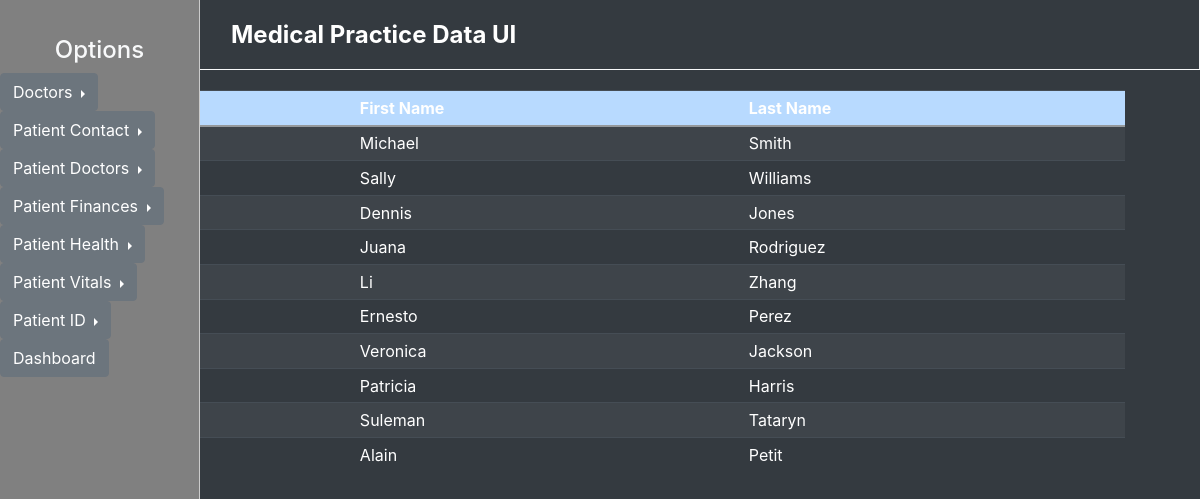
Screenshot of /webapp/doctors/ with the database file from the repository.
### medical_practice/web_app/models.py (models this page shows)
class Doctors(models.Model):
    doctor_id = models.AutoField(primary_key=True, blank=False, null=False)
    first_name = models.CharField(blank=False, null=True, max_length=255)
    last_name = models.CharField(blank=False, null=True, max_length=255)
    class Meta:
        managed = False
        db_table = 'doctors'

### medical_practice/web_app/views.py (the view)
# urls.py: path('doctors/', views.doctors_list_view, name='doctors-list'),
def doctors_list_view(request):
    context ={}
    context["dataset"] = Doctors.objects.all()[:30]
    return render(request, "doctors_list_view.html", context)

### medical_practice/web_app/templates/doctors_list_view.html (shortened to what this page needs)
{% extends 'base.html' %}
{% block content %}
<div class="d-flex justify-content-center">
    <table class="table table-sm table-striped table-dark mx-auto">
        <tr class="table-primary">
            <th>Doctor ID</th>
            <th>First Name</th>
            <th>Last Name</th>
        </tr>
        <tbody>
            {% for data in dataset %}
            <tr>
                <td>{{ data.doctor_id }}</td>
                <td>{{ data.first_name }}</td>
                <td>{{ data.last_name }}</td>
            </tr>
            {% endfor %}
        </tbody>
    </table>
</div>
{% endblock %}

### medical_practice/web_app/templates/base.html (shortened to what this page needs)
<!DOCTYPE html>
<html lang="en">
  <head>
    <link rel="stylesheet" href="https://maxcdn.bootstrapcdn.com/bootstrap/4.5.2/css/bootstrap.min.css">
  </head>
  <body class="bg-dark text-light">
    <div class="header">
      <div class="options">
        <h4 class="text-center mt-3">Options</h4>
        <ul class="nav flex-column">
          <li class="nav-item">
           <div class="btn-group dropright">
              <button class="btn btn-secondary dropdown-toggle" type="button" id="DoctorMenuButton"  data-offset="50,0" aria-haspopup="true" aria-expanded="false"> Doctors </button>
            </div>
          </li>
          <li class="nav-item">
           <div class="btn-group dropright">
              <button class="btn btn-secondary dropdown-toggle" type="button" id="PCMenuButton"  data-offset="50,0" aria-haspopup="true" aria-expanded="false"> Patient Contact </button>
            </div>
          </li>
          <li class="nav-item">
           <div class="btn-group dropright">
              <button class="btn btn-secondary dropdown-toggle" type="button" id="PDMenuButton"  data-offset="50,0" aria-haspopup="true" aria-expanded="false"> Patient Doctors </button>
            </div>
          </li>
          <li class="nav-item">
           <div class="btn-group dropright">
              <button class="btn btn-secondary dropdown-toggle" type="button" id="PFMenuButton"  data-offset="50,0" aria-haspopup="true" aria-expanded="false"> Patient Finances </button>
            </div>
          </li>
          <li class="nav-item">
           <div class="btn-group dropright">
              <button class="btn btn-secondary dropdown-toggle" type="button" id="PHMenuButton" data-offset="50,0" aria-haspopup="true" aria-expanded="false"> Patient Health </button>
            </div>
          </li>
          <li class="nav-item">
            <div class="btn-group dropright">
              <button class="btn btn-secondary dropdown-toggle" type="button" id="PVMenuButton"  data-offset="50,0" data-boundary="window" aria-haspopup="true" aria-expanded="false"> Patient Vitals </button>
            </div>
          </li>
          <li class="nav-item">
           <div class="btn-group dropright">
              <button class="btn btn-secondary dropdown-toggle" type="button" id="PIDMenuButton"  data-offset="50,0" aria-haspopup="true" aria-expanded="false"> Patient ID </button>
            </div>
          </li>
          <li class="nav-item">
          <button class="btn btn-secondary" type="button" href="#">
          Dashboard
          </button>
        </ul>
      </div>
      <nav class="navbar">
        <div class="container-fluid">
          <a class="navbar-brand header-text" href={% url 'home' %}>Medical Practice Data UI</a>
        </div>
      </nav>
    </div>
    <div class="container content"> {% block content %} {% endblock %} </div>
  </body>
</html>

### medical_practice/web_app/templates/base.html (style rules this page uses)
.options { background-color: gray; border-right: 1px solid #ccc; height: 100vh; width: 200px; position: fixed; top: 0; left: 0; z-index: 1; overflow-x: hidden; padding-top: 20px; overflow: visible; }
.navbar-brand { color: white; margin-right: 200px; }
.header { display: flex; justify-content: space-between; align-items: center; background-color: #343a40; height: 70px; padding: 0 200px; margin-right: 200px; border-bottom: 1px solid; border-right: 1px solid; width: 100%; }
.header-text { color: white; font-size: 24px; font-weight: bold; align-text: center; }
.content { margin-right: 75px; margin-top: 20px; width: 100%; }

### rows the page displays
Doctors: first_name "Michael", last_name "Smith"
Doctors: first_name "Sally", last_name "Williams"
Doctors: first_name "Dennis", last_name "Jones"
Doctors: first_name "Juana", last_name "Rodriguez"
Doctors: first_name "Li", last_name "Zhang"
Doctors: first_name "Ernesto", last_name "Perez"
Doctors: first_name "Veronica", last_name "Jackson"
Doctors: first_name "Patricia", last_name "Harris"
Doctors: first_name "Suleman", last_name "Tataryn"
Doctors: first_name "Alain", last_name "Petit"
